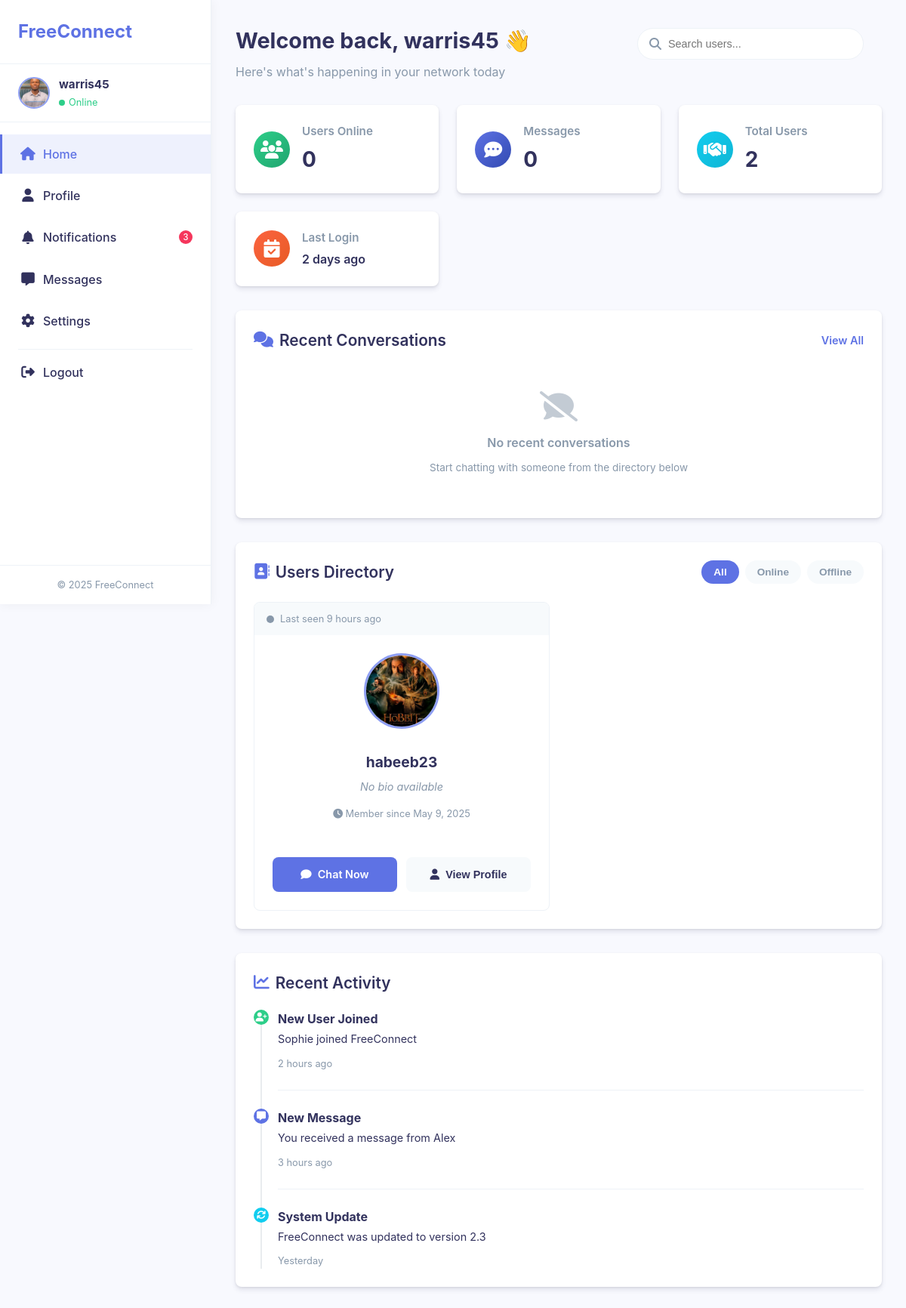
Screenshot of /home (signed in) with the database file from the repository.
### app.py (models this page shows, shortened)
class User(db.Model, UserMixin):
    id = db.Column(db.Integer, primary_key=True)
    username = db.Column(db.String(50), unique=True, nullable=False)
    password = db.Column(db.String(100), nullable=False)
    last_seen = db.Column(db.DateTime, default=datetime.utcnow)
    is_online = db.Column(db.Boolean, default=False)
    created_at = db.Column(db.DateTime, default=datetime.utcnow)
    bio = db.Column(db.String(500))
    profile_picture = db.Column(db.String(120), default='default.jpg')
    full_name = db.Column(db.String(150))
    location = db.Column(db.String(100))
    website = db.Column(db.String(200))
    birthdate = db.Column(db.Date)
    sent_messages = db.relationship('Message', foreign_keys='Message.sender_id', backref='sender', lazy='dynamic')
    received_messages = db.relationship('Message', foreign_keys='Message.receiver_id', backref='receiver', lazy='dynamic')

### app.py (the view)
@app.route('/home')
@login_required
def home():
    users = User.query.filter(User.id != current_user.id).all()
    return render_template('home.html', users=users)

### app.py (called while the page is built)
@login_manager.user_loader
def load_user(user_id):
    return User.query.get(int(user_id))

### templates/home.html (shortened to what this page needs)
<!DOCTYPE html>
<html lang="en">
<head>
    <link rel="stylesheet" href="/static/home.css">
    <link rel="stylesheet" href="https://cdnjs.cloudflare.com/ajax/libs/font-awesome/6.2.0/css/all.min.css">
</head>
<body>
    <div class="dashboard-container">
        <aside class="sidebar">
            <div class="sidebar-header">
                <h2>FreeConnect</h2>
            </div>
            <div class="sidebar-user">
                {% if current_user.profile_picture %}
                    <img src="{{ url_for('static', filename='profile_pics/' + current_user.profile_picture) }}" alt="Your Profile" class="sidebar-profile-pic">
                {% else %}
                    <img src="{{ url_for('static', filename='profile_pics/default.jpg') }}" alt="Default Profile" class="sidebar-profile-pic">
                {% endif %}
                <div class="user-info-sidebar">
                    <h3>{{ current_user.username }}</h3>
                    <span class="status online">Online</span>
                </div>
            </div>
            <nav class="sidebar-nav">
                <ul>
                    <li class="active"><a href="{{ url_for('home') }}"><i class="fas fa-home"></i> Home</a></li>
                    <li><a href="{{ url_for('profile') }}"><i class="fas fa-user"></i> Profile</a></li>
                    <li><a href="#"><i class="fas fa-bell"></i> Notifications <span class="badge">3</span></a></li>
                    <li><a href="#"><i class="fas fa-comment-alt"></i> Messages</a></li>
                    <li><a href="#"><i class="fas fa-cog"></i> Settings</a></li>
                    <li class="sidebar-divider"></li>
                    <li><a href="{{ url_for('logout') }}"><i class="fas fa-sign-out-alt"></i> Logout</a></li>
                </ul>
            </nav>
            <div class="sidebar-footer">
                <p>© 2025 FreeConnect</p>
            </div>
        </aside>
        <main class="main-content">
            <header class="dashboard-header">
                <div class="welcome-section">
                    <div class="greeting">
                        <h1>Welcome back, {{ current_user.username }} 👋</h1>
                        <p class="subtitle">Here's what's happening in your network today</p>
                    </div>
                    <div class="user-actions">
                        <div class="search-wrapper">
                            <input type="text" id="searchInput" placeholder="Search users...">
                            <i class="fas fa-search"></i>
                        </div>
                    </div>
                </div>
            </header>
            <section class="stats-dashboard">
                <div class="stat-card">
                    <div class="stat-icon online-icon">
                        <i class="fas fa-users"></i>
                    </div>
                    <div class="stat-info">
                        <h3>Users Online</h3>
                        <p class="stat-number">{{ users|selectattr('is_online')|list|length }}</p>
                    </div>
                </div>
                <div class="stat-card">
                    <div class="stat-icon message-icon">
                        <i class="fas fa-comment-dots"></i>
                    </div>
                    <div class="stat-info">
                        <h3>Messages</h3>
                        <p class="stat-number" id="messageCount">0</p>
                    </div>
                </div>
                <div class="stat-card">
                    <div class="stat-icon connection-icon">
                        <i class="fas fa-handshake"></i>
                    </div>
                    <div class="stat-info">
                        <h3>Total Users</h3>
                        <p class="stat-number">{{ users|length + 1 }}</p>
                    </div>
                </div>
                <div class="stat-card">
                    <div class="stat-icon activity-icon">
                        <i class="fas fa-calendar-check"></i>
                    </div>
                    <div class="stat-info">
                        <h3>Last Login</h3>
                        <p class="stat-text">{{ moment(current_user.last_seen).fromNow() }}</p>
                    </div>
                </div>
            </section>
            <section class="recent-chats">
                <div class="section-header">
                    <h2><i class="fas fa-comments"></i> Recent Conversations</h2>
                    <a href="#" class="view-all">View All</a>
                </div>
                <div class="chat-list" id="recentChats">
                    <div class="empty-chats-placeholder">
                        <i class="fas fa-comment-slash"></i>
                        <p>No recent conversations</p>
                        <small>Start chatting with someone from the directory below</small>
                    </div>
                </div>
            </section>
            <section class="users-directory">
                <div class="section-header">
                    <h2><i class="fas fa-address-book"></i> Users Directory</h2>
                    <div class="filter-controls">
                        <button class="filter-btn active" data-filter="all">All</button>
                        <button class="filter-btn" data-filter="online">Online</button>
                        <button class="filter-btn" data-filter="offline">Offline</button>
                    </div>
                </div>
                <div class="user-grid">
                    {% for user in users %}
                        <div class="user-card" data-status="{{ 'online' if user.is_online else 'offline' }}" data-username="{{ user.username }}">
                            <div class="user-card-header">
                                <div class="user-status {{ 'online' if user.is_online else 'offline' }}"></div>
                                {% if user.is_online %}
                                    <span class="status-text">Online now</span>
                                {% else %}
                                    <span class="status-text">Last seen {{ moment(user.last_seen).fromNow() }}</span>
                                {% endif %}
                            </div>
                            <div class="user-avatar">
                                {% if user.profile_picture %}
                                    <img src="{{ url_for('static', filename='profile_pics/' + user.profile_picture) }}" alt="{{ user.username }}'s Profile" class="profile-pic">
                                {% else %}
                                    <img src="{{ url_for('static', filename='profile_pics/default.jpg') }}" alt="Default Profile Picture" class="profile-pic">
                                {% endif %}
                            </div>
                            <div class="user-details">
                                <h3>{{ user.username }}</h3>
                                {% if user.bio %}
                                    <p class="user-bio">{{ user.bio|truncate(100) }}</p>
                                {% else %}
                                    <p class="user-bio empty">No bio available</p>
                                {% endif %}
                                <div class="member-since">
                                    <i class="fas fa-clock"></i> Member since {{ moment(user.created_at).format('LL') }}
                                </div>
                            </div>
                            <div class="user-actions">
                                <a class="btn primary-btn" href="{{ url_for('chat', user_id=user.id) }}">
                                    <i class="fas fa-comment"></i> Chat Now
                                </a>
                                <button class="btn secondary-btn view-profile-btn" data-user-id="{{ user.id }}">
                                    <i class="fas fa-user"></i> View Profile
                                </button>
                            </div>
                        </div>
                    {% endfor %}
                </div>
            </section>
            <section class="recent-activity">
                <div class="section-header">
                    <h2><i class="fas fa-chart-line"></i> Recent Activity</h2>
                </div>
                <div class="activity-timeline">
                    <div class="timeline-item">
                        <div class="timeline-icon join">
                            <i class="fas fa-user-plus"></i>
                        </div>
                        <div class="timeline-content">
                            <h4>New User Joined</h4>
                            <p>Sophie joined FreeConnect</p>
                            <span class="timeline-time">2 hours ago</span>
                        </div>
                    </div>
                    <div class="timeline-item">
                        <div class="timeline-icon message">
                            <i class="fas fa-comment-alt"></i>
                        </div>
                        <div class="timeline-content">
                            <h4>New Message</h4>
                            <p>You received a message from Alex</p>
                            <span class="timeline-time">3 hours ago</span>
                        </div>
                    </div>
                    <div class="timeline-item">
                        <div class="timeline-icon update">
                            <i class="fas fa-sync"></i>
                        </div>
                        <div class="timeline-content">
                            <h4>System Update</h4>
                            <p>FreeConnect was updated to version 2.3</p>
                            <span class="timeline-time">Yesterday</span>
                        </div>
                    </div>
                </div>
            </section>
        </main>
    </div>
</body>
</html>

### rows the page displays
User: profile_picture (picture), username "warris45", last_seen "2 days ago"
User: is_online False (drawn), last_seen "9 hours ago", profile_picture (picture), username "habeeb23", bio "No bio available", created_at "May 9, 2025"

### other values shown
{{ users|selectattr('is_online')|list|length }} "0"
{{ users|length + 1 }} "2"
